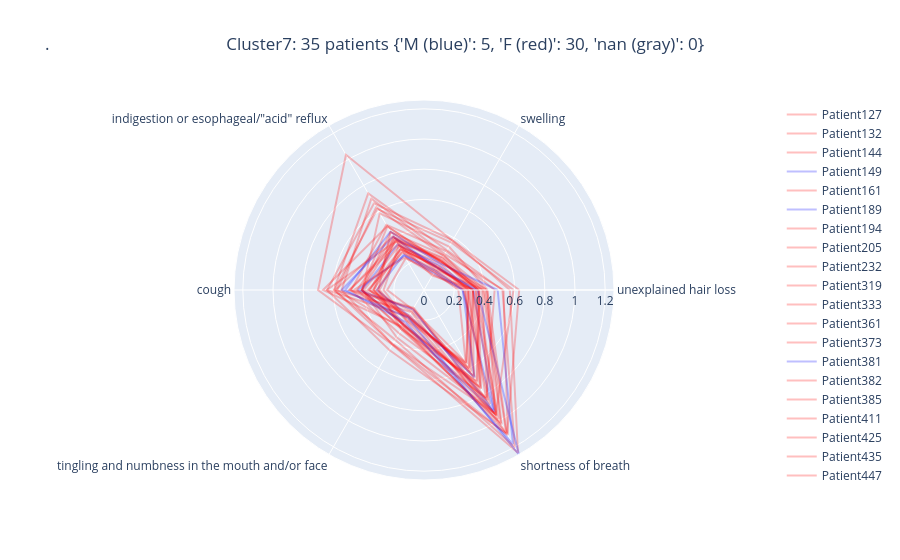

The cell this chart's notebook holds for it:
### Code cell
star_chart_per_patient(7)

### Figure 1 — Plotly figure (JSON) as saved in the notebook; plotly's stock layout.template omitted (floating-point values rounded to 4 significant figures)
{"data": [{"line": {"color": "rgb(255,0,0)"}, "mode": "lines", "name": "Patient127", "opacity": 0.25, "r": [0.3399, 0.1109, 0.3695, 0.4926, 0.1418, 0.9855, 0.3399, 0.3399], "theta": ["unexplained hair loss", "swelling", "indigestion or esophageal/\"acid\" reflux", "cough", "tingling and numbness in the mouth and/or face", "shortness of breath", "unexplained hair loss"], "type": "scatterpolar"}, {"line": {"color": "rgb(255,0,0)"}, "mode": "lines", "name": "Patient132", "opacity": 0.25, "r": [0.2713, 0.1387, 0.2858, 0.3716, 0.1612, 0.6671, 0.2713, 0.2713], "theta": ["unexplained hair loss", "swelling", "indigestion or esophageal/\"acid\" reflux", "cough", "tingling and numbness in the mouth and/or face", "shortness of breath", "unexplained hair loss"], "type": "scatterpolar"}, {"line": {"color": "rgb(255,0,0)"}, "mode": "lines", "name": "Patient144", "opacity": 0.25, "r": [0.3085, 0.1769, 0.3108, 0.3643, 0.2046, 0.6224, 0.3085, 0.3085], "theta": ["unexplained hair loss", "swelling", "indigestion or esophageal/\"acid\" reflux", "cough", "tingling and numbness in the mouth and/or face", "shortness of breath", "unexplained hair loss"], "type": "scatterpolar"}, {"line": {"color": "rgb(0,0,255)"}, "mode": "lines", "name": "Patient149", "opacity": 0.25, "r": [0.2565, 0.1476, 0.2694, 0.3122, 0.1982, 0.6676, 0.2565, 0.2565], "theta": ["unexplained hair loss", "swelling", "indigestion or esophageal/\"acid\" reflux", "cough", "tingling and numbness in the mouth and/or face", "shortness of breath", "unexplained hair loss"], "type": "scatterpolar"}, {"line": {"color": "rgb(255,0,0)"}, "mode": "lines", "name": "Patient161", "opacity": 0.25, "r": [0.4197, 0.3315, 0.5864, 0.4067, 0.3619, 0.9414, 0.4197, 0.4197], "theta": ["unexplained hair loss", "swelling", "indigestion or esophageal/\"acid\" reflux", "cough", "tingling and numbness in the mouth and/or face", "shortness of breath", "unexplained hair loss"], "type": "scatterpolar"}, {"line": {"color": "rgb(0,0,255)"}, "mode": "lines", "name": "Patient189", "opacity": 0.25, "r": [0.3272, 0.1916, 0.3487, 0.4105, 0.2637, 0.9317, 0.3272, 0.3272], "theta": ["unexplained hair loss", "swelling", "indigestion or esophageal/\"acid\" reflux", "cough", "tingling and numbness in the mouth and/or face", "shortness of breath", "unexplained hair loss"], "type": "scatterpolar"}, {"line": {"color": "rgb(255,0,0)"}, "mode": "lines", "name": "Patient194", "opacity": 0.25, "r": [0.5195, 0.3037, 0.7394, 0.5968, 0.3814, 1.203, 0.5195, 0.5195], "theta": ["unexplained hair loss", "swelling", "indigestion or esophageal/\"acid\" reflux", "cough", "tingling and numbness in the mouth and/or face", "shortness of breath", "unexplained hair loss"], "type": "scatterpolar"}, {"line": {"color": "rgb(255,0,0)"}, "mode": "lines", "name": "Patient205", "opacity": 0.25, "r": [0.6306, 0.3791, 0.6625, 0.642, 0.4591, 1.101, 0.6306, 0.6306], "theta": ["unexplained hair loss", "swelling", "indigestion or esophageal/\"acid\" reflux", "cough", "tingling and numbness in the mouth and/or face", "shortness of breath", "unexplained hair loss"], "type": "scatterpolar"}, {"line": {"color": "rgb(255,0,0)"}, "mode": "lines", "name": "Patient232", "opacity": 0.25, "r": [0.3919, 0.2213, 0.4862, 0.414, 0.3001, 1.018, 0.3919, 0.3919], "theta": ["unexplained hair loss", "swelling", "indigestion or esophageal/\"acid\" reflux", "cough", "tingling and numbness in the mouth and/or face", "shortness of breath", "unexplained hair loss"], "type": "scatterpolar"}, {"line": {"color": "rgb(255,0,0)"}, "mode": "lines", "name": "Patient319", "opacity": 0.25, "r": [0.293, 0.2063, 0.3356, 0.2674, 0.2309, 0.5661, 0.293, 0.293], "theta": ["unexplained hair loss", "swelling", "indigestion or esophageal/\"acid\" reflux", "cough", "tingling and numbness in the mouth and/or face", "shortness of breath", "unexplained hair loss"], "type": "scatterpolar"}, {"line": {"color": "rgb(255,0,0)"}, "mode": "lines", "name": "Patient333", "opacity": 0.25, "r": [0.2787, 0.1501, 0.2941, 0.3117, 0.2039, 0.5978, 0.2787, 0.2787], "theta": ["unexplained hair loss", "swelling", "indigestion or esophageal/\"acid\" reflux", "cough", "tingling and numbness in the mouth and/or face", "shortness of breath", "unexplained hair loss"], "type": "scatterpolar"}, {"line": {"color": "rgb(255,0,0)"}, "mode": "lines", "name": "Patient361", "opacity": 0.25, "r": [0.5927, 0.363, 0.62, 0.5926, 0.4144, 0.9511, 0.5927, 0.5927], "theta": ["unexplained hair loss", "swelling", "indigestion or esophageal/\"acid\" reflux", "cough", "tingling and numbness in the mouth and/or face", "shortness of breath", "unexplained hair loss"], "type": "scatterpolar"}, {"line": {"color": "rgb(255,0,0)"}, "mode": "lines", "name": "Patient373", "opacity": 0.25, "r": [0.345, 0.2436, 0.3769, 0.3561, 0.2696, 0.7371, 0.345, 0.345], "theta": ["unexplained hair loss", "swelling", "indigestion or esophageal/\"acid\" reflux", "cough", "tingling and numbness in the mouth and/or face", "shortness of breath", "unexplained hair loss"], "type": "scatterpolar"}, {"line": {"color": "rgb(0,0,255)"}, "mode": "lines", "name": "Patient381", "opacity": 0.25, "r": [0.2562, 0.1285, 0.2622, 0.4391, 0.1471, 0.9194, 0.2562, 0.2562], "theta": ["unexplained hair loss", "swelling", "indigestion or esophageal/\"acid\" reflux", "cough", "tingling and numbness in the mouth and/or face", "shortness of breath", "unexplained hair loss"], "type": "scatterpolar"}, {"line": {"color": "rgb(255,0,0)"}, "mode": "lines", "name": "Patient382", "opacity": 0.25, "r": [0.2974, 0.1716, 0.3138, 0.3353, 0.2207, 0.5564, 0.2974, 0.2974], "theta": ["unexplained hair loss", "swelling", "indigestion or esophageal/\"acid\" reflux", "cough", "tingling and numbness in the mouth and/or face", "shortness of breath", "unexplained hair loss"], "type": "scatterpolar"}, {"line": {"color": "rgb(255,0,0)"}, "mode": "lines", "name": "Patient385", "opacity": 0.25, "r": [0.4677, 0.2965, 0.4995, 0.4821, 0.3315, 0.8263, 0.4677, 0.4677], "theta": ["unexplained hair loss", "swelling", "indigestion or esophageal/\"acid\" reflux", "cough", "tingling and numbness in the mouth and/or face", "shortness of breath", "unexplained hair loss"], "type": "scatterpolar"}, {"line": {"color": "rgb(255,0,0)"}, "mode": "lines", "name": "Patient411", "opacity": 0.25, "r": [0.3578, 0.2651, 0.444, 0.4113, 0.268, 0.9608, 0.3578, 0.3578], "theta": ["unexplained hair loss", "swelling", "indigestion or esophageal/\"acid\" reflux", "cough", "tingling and numbness in the mouth and/or face", "shortness of breath", "unexplained hair loss"], "type": "scatterpolar"}, {"line": {"color": "rgb(255,0,0)"}, "mode": "lines", "name": "Patient425", "opacity": 0.25, "r": [0.3251, 0.1736, 0.3362, 0.3968, 0.2108, 0.5989, 0.3251, 0.3251], "theta": ["unexplained hair loss", "swelling", "indigestion or esophageal/\"acid\" reflux", "cough", "tingling and numbness in the mouth and/or face", "shortness of breath", "unexplained hair loss"], "type": "scatterpolar"}, {"line": {"color": "rgb(255,0,0)"}, "mode": "lines", "name": "Patient435", "opacity": 0.25, "r": [0.3221, 0.1743, 0.3726, 0.6437, 0.2034, 0.9544, 0.3221, 0.3221], "theta": ["unexplained hair loss", "swelling", "indigestion or esophageal/\"acid\" reflux", "cough", "tingling and numbness in the mouth and/or face", "shortness of breath", "unexplained hair loss"], "type": "scatterpolar"}, {"line": {"color": "rgb(255,0,0)"}, "mode": "lines", "name": "Patient447", "opacity": 0.25, "r": [0.5684, 0.3771, 1.034, 0.7018, 0.4192, 1.244, 0.5684, 0.5684], "theta": ["unexplained hair loss", "swelling", "indigestion or esophageal/\"acid\" reflux", "cough", "tingling and numbness in the mouth and/or face", "shortness of breath", "unexplained hair loss"], "type": "scatterpolar"}, {"line": {"color": "rgb(255,0,0)"}, "mode": "lines", "name": "Patient499", "opacity": 0.25, "r": [0.4103, 0.2611, 0.6333, 0.5761, 0.2922, 1.028, 0.4103, 0.4103], "theta": ["unexplained hair loss", "swelling", "indigestion or esophageal/\"acid\" reflux", "cough", "tingling and numbness in the mouth and/or face", "shortness of breath", "unexplained hair loss"], "type": "scatterpolar"}, {"line": {"color": "rgb(255,0,0)"}, "mode": "lines", "name": "Patient503", "opacity": 0.25, "r": [0.2884, 0.1859, 0.3112, 0.2948, 0.2357, 0.8225, 0.2884, 0.2884], "theta": ["unexplained hair loss", "swelling", "indigestion or esophageal/\"acid\" reflux", "cough", "tingling and numbness in the mouth and/or face", "shortness of breath", "unexplained hair loss"], "type": "scatterpolar"}, {"line": {"color": "rgb(255,0,0)"}, "mode": "lines", "name": "Patient538", "opacity": 0.25, "r": [0.2277, 0.1369, 0.2423, 0.2435, 0.1497, 0.5525, 0.2277, 0.2277], "theta": ["unexplained hair loss", "swelling", "indigestion or esophageal/\"acid\" reflux", "cough", "tingling and numbness in the mouth and/or face", "shortness of breath", "unexplained hair loss"], "type": "scatterpolar"}, {"line": {"color": "rgb(255,0,0)"}, "mode": "lines", "name": "Patient546", "opacity": 0.25, "r": [0.3611, 0.2294, 0.4029, 0.3366, 0.2593, 0.7551, 0.3611, 0.3611], "theta": ["unexplained hair loss", "swelling", "indigestion or esophageal/\"acid\" reflux", "cough", "tingling and numbness in the mouth and/or face", "shortness of breath", "unexplained hair loss"], "type": "scatterpolar"}, {"line": {"color": "rgb(255,0,0)"}, "mode": "lines", "name": "Patient557", "opacity": 0.25, "r": [0.5268, 0.2743, 0.6987, 0.5451, 0.416, 1.109, 0.5268, 0.5268], "theta": ["unexplained hair loss", "swelling", "indigestion or esophageal/\"acid\" reflux", "cough", "tingling and numbness in the mouth and/or face", "shortness of breath", "unexplained hair loss"], "type": "scatterpolar"}, {"line": {"color": "rgb(255,0,0)"}, "mode": "lines", "name": "Patient575", "opacity": 0.25, "r": [0.3245, 0.2311, 0.3867, 0.329, 0.2732, 0.748, 0.3245, 0.3245], "theta": ["unexplained hair loss", "swelling", "indigestion or esophageal/\"acid\" reflux", "cough", "tingling and numbness in the mouth and/or face", "shortness of breath", "unexplained hair loss"], "type": "scatterpolar"}, {"line": {"color": "rgb(255,0,0)"}, "mode": "lines", "name": "Patient586", "opacity": 0.25, "r": [0.3687, 0.2197, 0.3913, 0.4126, 0.268, 0.7062, 0.3687, 0.3687], "theta": ["unexplained hair loss", "swelling", "indigestion or esophageal/\"acid\" reflux", "cough", "tingling and numbness in the mouth and/or face", "shortness of breath", "unexplained hair loss"], "type": "scatterpolar"}, {"line": {"color": "rgb(255,0,0)"}, "mode": "lines", "name": "Patient599", "opacity": 0.25, "r": [0.3848, 0.2486, 0.4055, 0.4432, 0.2907, 0.8405, 0.3848, 0.3848], "theta": ["unexplained hair loss", "swelling", "indigestion or esophageal/\"acid\" reflux", "cough", "tingling and numbness in the mouth and/or face", "shortness of breath", "unexplained hair loss"], "type": "scatterpolar"}, {"line": {"color": "rgb(0,0,255)"}, "mode": "lines", "name": "Patient614", "opacity": 0.25, "r": [0.3539, 0.1714, 0.4085, 0.5443, 0.2115, 1.258, 0.3539, 0.3539], "theta": ["unexplained hair loss", "swelling", "indigestion or esophageal/\"acid\" reflux", "cough", "tingling and numbness in the mouth and/or face", "shortness of breath", "unexplained hair loss"], "type": "scatterpolar"}, {"line": {"color": "rgb(0,0,255)"}, "mode": "lines", "name": "Patient618", "opacity": 0.25, "r": [0.4877, 0.205, 0.4457, 0.5208, 0.2458, 1.179, 0.4877, 0.4877], "theta": ["unexplained hair loss", "swelling", "indigestion or esophageal/\"acid\" reflux", "cough", "tingling and numbness in the mouth and/or face", "shortness of breath", "unexplained hair loss"], "type": "scatterpolar"}, {"line": {"color": "rgb(255,0,0)"}, "mode": "lines", "name": "Patient621", "opacity": 0.25, "r": [0.3986, 0.1552, 0.4114, 0.5865, 0.1683, 1.089, 0.3986, 0.3986], "theta": ["unexplained hair loss", "swelling", "indigestion or esophageal/\"acid\" reflux", "cough", "tingling and numbness in the mouth and/or face", "shortness of breath", "unexplained hair loss"], "type": "scatterpolar"}, {"line": {"color": "rgb(255,0,0)"}, "mode": "lines", "name": "Patient629", "opacity": 0.25, "r": [0.4188, 0.2151, 0.4881, 0.6686, 0.2823, 1.095, 0.4188, 0.4188], "theta": ["unexplained hair loss", "swelling", "indigestion or esophageal/\"acid\" reflux", "cough", "tingling and numbness in the mouth and/or face", "shortness of breath", "unexplained hair loss"], "type": "scatterpolar"}, {"line": {"color": "rgb(255,0,0)"}, "mode": "lines", "name": "Patient635", "opacity": 0.25, "r": [0.2622, 0.1196, 0.2507, 0.4649, 0.1362, 0.873, 0.2622, 0.2622], "theta": ["unexplained hair loss", "swelling", "indigestion or esophageal/\"acid\" reflux", "cough", "tingling and numbness in the mouth and/or face", "shortness of breath", "unexplained hair loss"], "type": "scatterpolar"}, {"line": {"color": "rgb(255,0,0)"}, "mode": "lines", "name": "Patient653", "opacity": 0.25, "r": [0.3232, 0.1682, 0.347, 0.4941, 0.1931, 0.658, 0.3232, 0.3232], "theta": ["unexplained hair loss", "swelling", "indigestion or esophageal/\"acid\" reflux", "cough", "tingling and numbness in the mouth and/or face", "shortness of breath", "unexplained hair loss"], "type": "scatterpolar"}, {"line": {"color": "rgb(255,0,0)"}, "mode": "lines", "name": "Patient662", "opacity": 0.25, "r": [0.3632, 0.2207, 0.4425, 0.3016, 0.3001, 0.6961, 0.3632, 0.3632], "theta": ["unexplained hair loss", "swelling", "indigestion or esophageal/\"acid\" reflux", "cough", "tingling and numbness in the mouth and/or face", "shortness of breath", "unexplained hair loss"], "type": "scatterpolar"}], "layout": {"title": {"text": ".\t\t\t\t\t\t\t\t\t\t\t\t\t\t\t\t\t\t\t\t\t\t\t\t\t\t\t\t\t\t\t\t\t\t\t\t\t\t\t\tCluster7: 35 patients {'M (blue)': 5, 'F (red)': 30, 'nan (gray)': 0}"}}}
